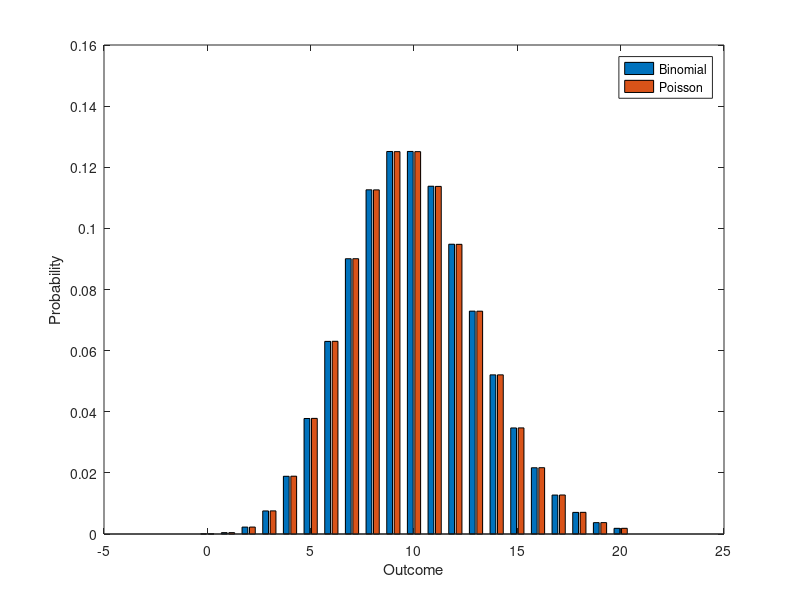

Source code (MATLAB): (Note: this script raises an error after producing the figure.)

% Name: 
% Student ID: 

% Lab 4: The Poisson Distribution and RNA-Seq
% BIM 105, Fall 2024
% University of California, Davis

%% Instructions: Enter your answers below each corresponding question header.
% Your code should produce the necessary outputs and/or plots, depending
% on what each question requests. 

% Housekeeping 
clearvars
clc
questions = struct();

% Q1:
r = poissrnd(10, 1000, 1); %{[10.0360]  [9.8766]}
mr = mean(r);
vr = var(r); 

questions.q1 = {mr, vr};

% Q2:
n = 10000; 
p = 0.001;
lambda = n*p; 
points=0:1:20; 

pdf_bino = binopdf(points, n, p);
pdf_poiss = poisspdf(points, lambda);

figure('Name', 'Question 2');
bar(points, [pdf_bino', pdf_poiss']);
ylabel('Probability')
xlabel("Outcome")
legend("Binomial", "Poisson")

questions.q2 = "Answer.";

% Q3:
ti = [200 300 1000 500 450];
ni = [5 3 5 7 10];
np = 200; 

counts = rna_seq_sim(ti, ni, np);

questions.q3 = counts; %[15 13 63 18 36]

% Q4:
pgenes = (counts./(ti-5))/sum(counts./(ti-5)); %[0.1537 0.0914 0.1295 0.3088 0.3165]

questions.q4 = pgenes; 

% Q5: 
questions.q5 = "Answer.";

% Q6:
ti = [200 300 1000 500 450];
ni = [5 3 5 7 10];
np = 200; 

nSim = 1000; 
count_A = NaN(nSim, 1);

for i = 1:nSim
    counts = rna_seq_sim(ti, ni, np);
    count_A(i) = counts(1); 
end

figure('Name', 'Question 6');
histogram(count_A)
xlabel("Counts")

questions.q6 = "See figure.";

% Q7:
figure('Name', "Question 7");
hold on 

histogram(count_A, "Normalization", "pdf")
xlabel("Counts")
mc = mean(count_A);
points = 0:1:25; 
plot(points, poisspdf(points, mc));

questions.q7 = "Answer.";

% Q8:
nSim = 1000; 
count_A = NaN(nSim, 1);

for i = 1:nSim
    counts = rna_seq_sim(ti, poissrnd(ni), np); 
    count_A(i) = counts(1);
end

figure('Name', "Question 8");
histogram(count_A, "Normalization", "pdf")
xlabel("Counts")

questions.q8 = "See figure."; 

% Q9:
figure('Name', 'Question 9 and 10')
hold on

histogram(count_A, "Normalization", "pdf")
xlabel("Counts")
mc = mean(count_A);
points = 0:1:25;
plot(points, poisspdf(points, mc))

questions.q9 = "Answer.";

% Q10:
params = nbinfit(count_A);
plot(points, nbinpdf(points, params(1), params(2)))
legend("Observed Data", "Poisson Fit", "Negative Binomial Fit")

questions.q10 = "Answer."; 

% Q11:
questions.q11 = "Answer.";

disp(questions)


